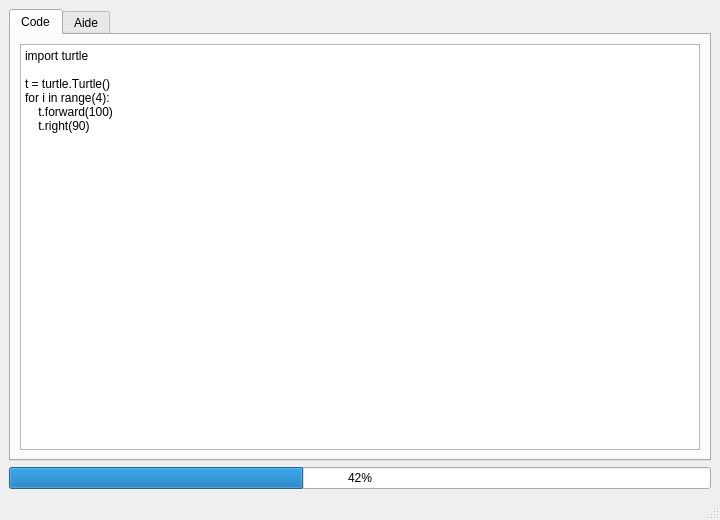
<?xml version="1.0" encoding="UTF-8"?>
<ui version="4.0">
 <class>EditorWindow</class>
 <widget class="QMainWindow" name="EditorWindow">
  <property name="geometry">
   <rect>
    <x>0</x>
    <y>0</y>
    <width>720</width>
    <height>520</height>
   </rect>
  </property>
  <property name="windowTitle">
   <string>Editeur de lecons</string>
  </property>
  <widget class="QWidget" name="centralwidget">
   <layout class="QVBoxLayout" name="verticalLayout">
    <item>
     <widget class="QTabWidget" name="tabWidget">
      <property name="currentIndex">
       <number>0</number>
      </property>
      <widget class="QWidget" name="tabCode">
       <attribute name="title">
        <string>Code</string>
       </attribute>
       <layout class="QVBoxLayout" name="codeLayout">
        <item>
         <widget class="QPlainTextEdit" name="codeEdit">
          <property name="plainText">
           <string>import turtle

t = turtle.Turtle()
for i in range(4):
    t.forward(100)
    t.right(90)
</string>
          </property>
         </widget>
        </item>
       </layout>
      </widget>
      <widget class="QWidget" name="tabAide">
       <attribute name="title">
        <string>Aide</string>
       </attribute>
       <layout class="QVBoxLayout" name="aideLayout">
        <item>
         <widget class="QTextBrowser" name="helpBrowser">
          <property name="html">
           <string>&lt;h3&gt;Premiers pas&lt;/h3&gt;&lt;p&gt;Ecrivez du Python puis executez.&lt;/p&gt;</string>
          </property>
         </widget>
        </item>
       </layout>
      </widget>
     </widget>
    </item>
    <item>
     <widget class="QProgressBar" name="progressBar">
      <property name="value">
       <number>42</number>
      </property>
     </widget>
    </item>
   </layout>
  </widget>
  <widget class="QStatusBar" name="statusbar"/>
 </widget>
 <resources/>
 <connections/>
</ui>
